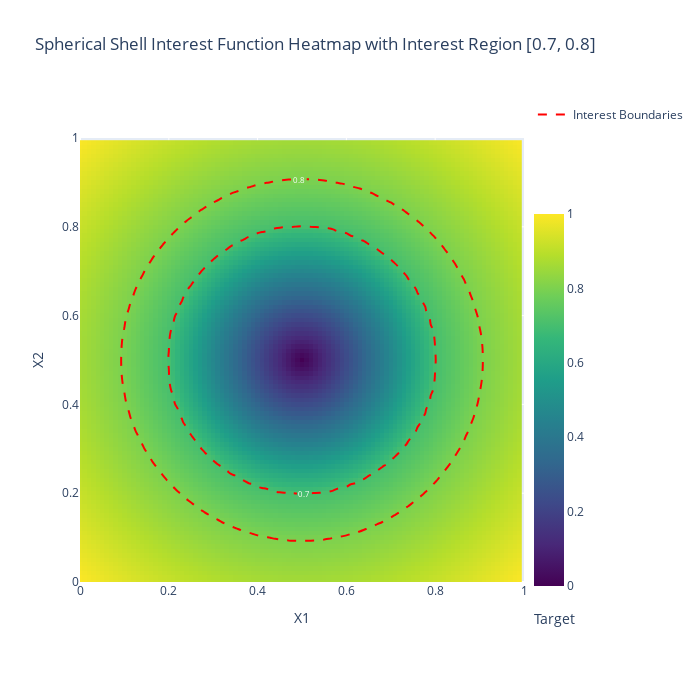

Notebook source saved alongside this figure:
### Code cell
# Set input space
n_dim_X = 2
X_bounds = np.array([(0, 1)]*n_dim_X)

# Define interest region
interest_region = np.array([[0.7, 0.8]])

# Plot heatmap
plot_heatmap(spherical_shell_interest_function, 'Spherical Shell Interest', X_bounds, interest_region)
